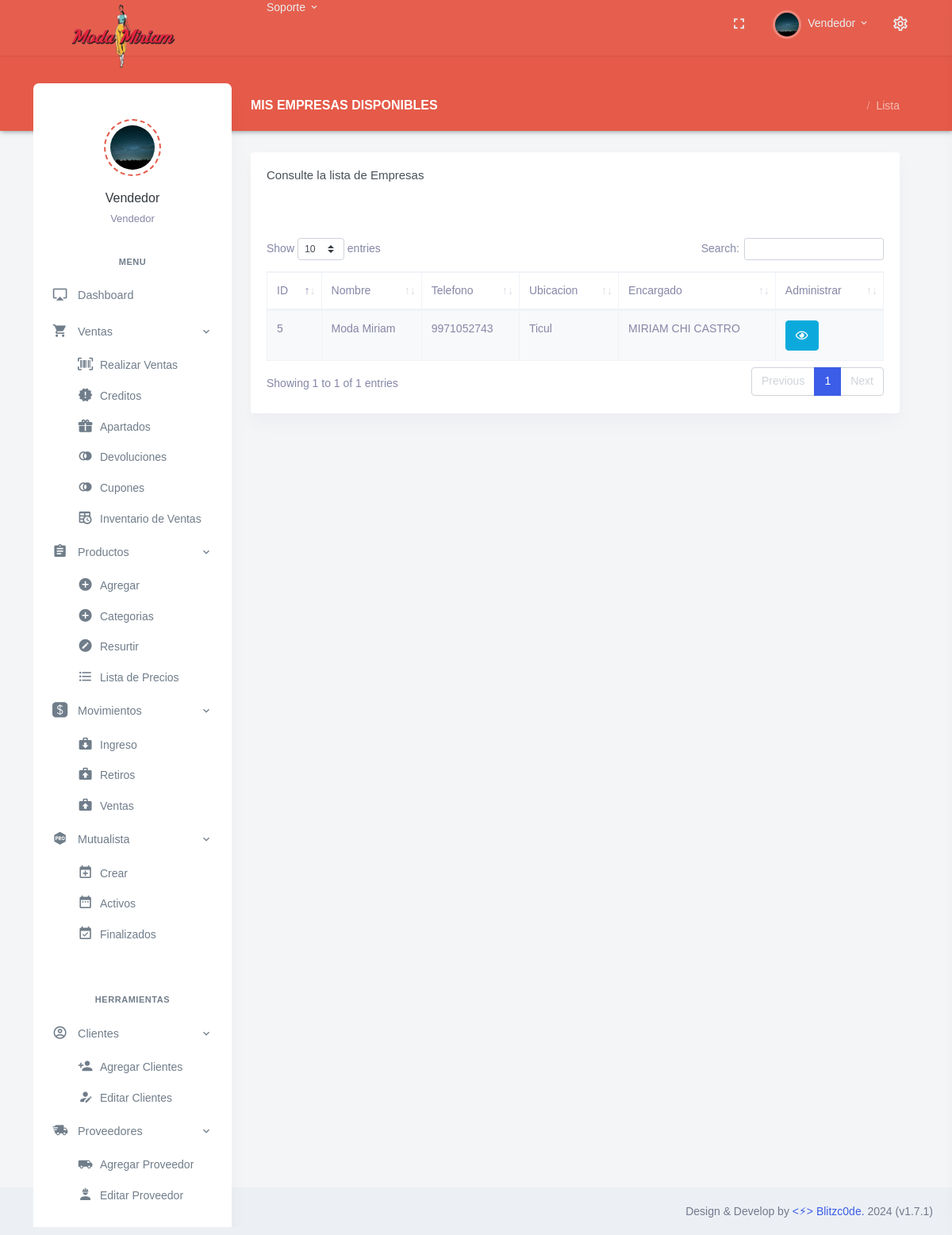
Page /EL.php (signed in) on the committed database.
### tables this page shows
CREATE TABLE `Puestos` (
  `ID_Puesto` int NOT NULL,
  `Cargo` varchar(30) NOT NULL
);

CREATE TABLE `Personal` (
  `ID_Personal` int NOT NULL,
  `Nombre` varchar(30) DEFAULT NULL,
  `Apellido` varchar(30) DEFAULT NULL,
  `Bio` varchar(80) DEFAULT NULL,
  `Direccion` varchar(90) DEFAULT NULL,
  `Colonia` varchar(90) DEFAULT NULL,
  `CP` int DEFAULT NULL,
  `Correo` varchar(35) DEFAULT NULL,
  `Pass` varchar(10) NOT NULL,
  `Telefono` varchar(13) DEFAULT NULL,
  `Foto` varchar(254) DEFAULT NULL,
  `ID_Sucursal` int NOT NULL,
  `ID_Puesto` int NOT NULL,
  `Fecha_Registro` date DEFAULT NULL,
  `Baja` int DEFAULT NULL COMMENT '0=No, 1=Si',
  `visible` int NOT NULL DEFAULT '1'
);

CREATE TABLE `Sucursales` (
  `ID_Sucursal` int NOT NULL,
  `Nombre` varchar(80) NOT NULL,
  `RFC` varchar(40) DEFAULT NULL,
  `Municipio` varchar(90) DEFAULT NULL,
  `Estado` varchar(40) DEFAULT NULL,
  `Direccion` varchar(80) DEFAULT NULL,
  `Correo` varchar(50) DEFAULT NULL,
  `Colonia` varchar(65) DEFAULT NULL,
  `Cp` int DEFAULT NULL,
  `Latitud` varchar(40) DEFAULT NULL,
  `Longitud` varchar(40) DEFAULT NULL,
  `Telefono` varchar(13) DEFAULT NULL,
  `Logo` varchar(254) DEFAULT NULL,
  `Tipo` varchar(40) DEFAULT NULL,
  `Gerente` varchar(35) DEFAULT NULL,
  `Whats` varchar(13) DEFAULT NULL,
  `Clabe` varchar(50) DEFAULT NULL,
  `Banco` varchar(50) DEFAULT NULL,
  `Beneficiario` varchar(50) DEFAULT NULL,
  `visible` int DEFAULT NULL
);

### EL.php (the view, shortened to what this page needs)
<?php
if ($_SESSION['loggedin'] != true){
    header('Location: index.php');
    echo $_SESSION['loggedin'];
}else{
    include_once "lib/Header.php" ;
}
include_once "lib/conexion.php";
include_once "lib/cnx.php";
$sentencia = $base_de_datos->query("SELECT * FROM Sucursales WHERE visible = 1;");
$usuarios = $sentencia->fetchAll(PDO::FETCH_OBJ);
?>
<div class="row">
    <div class="col-12">
        <div class="page-title-box d-flex align-items-center justify-content-between">
            <h4 class="page-title mb-0 font-size-18">Mis Empresas Disponibles</h4>
            <div class="page-title-right">
                <ol class="breadcrumb m-0">
                    <li class="breadcrumb-item active">Lista</li>
                </ol>
            </div>
        </div>
    </div>
</div>
<div class="row">
    <div class="col-12">
        <div class="card">
            <div class="card-body">
                <h4 class="card-title">Consulte la lista de Empresas</h4>
                <br>
                <br><br>
                <table id="datatable" class="table table-striped table-bordered dt-responsive nowrap"
                    style="border-collapse: collapse; border-spacing: 0; width: 100%;">
                    <thead>
                        <tr>
                            <th>ID</th>
                            <th>Nombre</th>
                            <th>Telefono</th>
                            <th>Ubicacion</th>
                            <th>Encargado</th>
                            <th>Administrar</th>
                        </tr>
                    </thead>
                    <tbody>
                        <?php foreach($usuarios as $usuario){ ?>
                        <tr>
                            <td><?php echo $usuario->ID_Sucursal ?></td>
                            <td><?php echo $usuario->Nombre ?></td>
                            <td><?php echo $usuario->Telefono ?></td>
                            <td><?php echo $usuario->Municipio ?></td>
                            <?php
                                $sqlenc = "SELECT * FROM Personal WHERE ID_Sucursal = ".$usuario->ID_Sucursal." ORDER BY ID_Personal DESC LIMIT 1";
                                $queryenc = $conexion -> query ($sqlenc);
                                $encargado = mysqli_fetch_array($queryenc);
                                echo '<td>'.$encargado['Nombre'].' '.$encargado['Apellido'].'</td>';
                            ?>
                            <td> <a id="borrar" class="btn btn-info"
                                    href="<?php echo "Empresa.php?id=" . $usuario->ID_Sucursal?>"><i
                                        class="far fa-eye"></i></a>
                            </td>
                        </tr>
                        <?php } ?>
                    </tbody>
                </table>
            </div>
        </div>
    </div>
</div>
<?php include_once "lib/Footer.php" ?>

### lib/Header.php (shortened to what this page needs)
<?php
include_once "lib/cnx.php";
?>
<!doctype html>
<html lang="es">
<head>
    <link href="assets/libs/datatables.net-bs4/css/dataTables.bootstrap4.min.css" rel="stylesheet" type="text/css" />
    <link href="assets/libs/datatables.net-buttons-bs4/css/buttons.bootstrap4.min.css" rel="stylesheet" type="text/css" />
    <link href="assets/libs/datatables.net-responsive-bs4/css/responsive.bootstrap4.min.css" rel="stylesheet" type="text/css" />
    <link href="assets/css/bootstrap.min.css" id="bootstrap-style" rel="stylesheet" type="text/css" />
    <link href="assets/css/icons.min.css" rel="stylesheet" type="text/css" />
    <link href="assets/css/app.min.css" id="app-style" rel="stylesheet" type="text/css" />
    <link href="https://cdnjs.cloudflare.com/ajax/libs/select2/4.0.6-rc.0/css/select2.min.css" rel="stylesheet"/>
</head>
<body data-layout="detached" data-topbar="colored">
    <div class="container-fluid">
        <div id="layout-wrapper">
            <header id="page-topbar">
                <div class="navbar-header">
                    <div class="container-fluid">
                        <div class="float-right">
                            <div class="dropdown d-none d-lg-inline-block ml-1">
                                <button type="button" class="btn header-item noti-icon waves-effect"
                                    data-toggle="fullscreen">
                                    <i class="mdi mdi-fullscreen"></i>
                                </button>
                            </div>
                            <?php
                            $sql = "SELECT * FROM Personal WHERE ID_Personal = "."'".$_SESSION['ids']."'";
                            $query = $conexion -> query ($sql);
                            while($usuario = mysqli_fetch_array($query)){
                                $sql1 = "SELECT * FROM Puestos WHERE ID_Puesto = ".$usuario['ID_Puesto'];
                                $query1 = $conexion -> query ($sql1);
                                while($cargo = mysqli_fetch_array($query1)){
                                echo '
                            <div class="dropdown d-inline-block">
                            <br>
                                <button type="button" class="btn header-item waves-effect" id="page-header-user-dropdown" data-toggle="dropdown" aria-haspopup="true" aria-expanded="false">
                                    <img class="rounded-circle header-profile-user" src="'.$usuario['Foto'].'" alt="Header Avatar">
                                    <span class="d-none d-xl-inline-block ml-1">'.$usuario['Nombre'].'</span>
                                    <i class="mdi mdi-chevron-down d-none d-xl-inline-block"></i>
                                </button>';
                                ?>
                            <?php
                                echo '
                            </div>
                            <div class="dropdown d-inline-block">
                                <button type="button" class="btn header-item noti-icon right-bar-toggle waves-effect">
                                    <i class="mdi mdi-settings-outline"></i>
                                </button>
                            </div>
                        </div>
                        <div>
                            <div class="navbar-brand-box">
                            <br>
                                <a href="#" class="logo logo-light">
                                    <span class="logo-lg">
                                        <img src="assets/images/companies/mm1.png" alt="" height="100">
                                    </span>
                                </a>
                            </div>
                            <div class="dropdown dropdown-mega d-none d-lg-inline-block ml-2">
                                <button type="button" class="btn header-item waves-effect" data-toggle="dropdown" aria-haspopup="false" aria-expanded="false">
                                    Soporte
                                    <i class="mdi mdi-chevron-down"></i>
                                </button>
                            </div>
                        </div>
                    </div>
                </div>
            </header>
            <div class="vertical-menu">
            <br>
                <div class="h-100">
                    <div class="user-wid text-center py-4">
                                    <div class="user-img">
                                        <img src="'.$usuario['Foto'].'" alt="" class="avatar-md mx-auto rounded-circle">
                                    </div>
                                    <div class="mt-3">
                                        <a href="#" class="text-dark font-weight-medium font-size-16">'.$usuario['Nombre'].' '.$usuario['Apellido'].'</a>
                                        <p class="text-body mt-1 mb-0 font-size-13">'.$cargo['Nombre'].'</p>';
                                            $sql2 = "SELECT * FROM Puestos WHERE ID_Puesto = ".$usuario['ID_Puesto'];
                                            $query2 = $conexion -> query ($sql2);
                                            while($dept = mysqli_fetch_array($query2)){
                                                echo '
                                                <p class="text-body mt-1 mb-0 font-size-13">'.$dept['Cargo'].'</p>
                                                </div>
                                                </div>';
                                            }
                                        }
            }
            ?>
                            <div id="sidebar-menu">
                                <ul class="metismenu list-unstyled" id="side-menu">
                                    <?php include_once "lib/menu.php"; ?>
                                </ul>
                            </div>
                        </div>
                    </div>
                    <div class="main-content">
                        <div class="page-content">

### rows in the picture
personal: Nombre "Vendedor"
puestos: personal.Foto (picture), Cargo "Vendedor"
sucursales: ID_Sucursal "5", Nombre "Moda Miriam", Telefono "9971052743", Municipio "Ticul", personal.Nombre "MIRIAM", personal.Apellido "CHI CASTRO"
